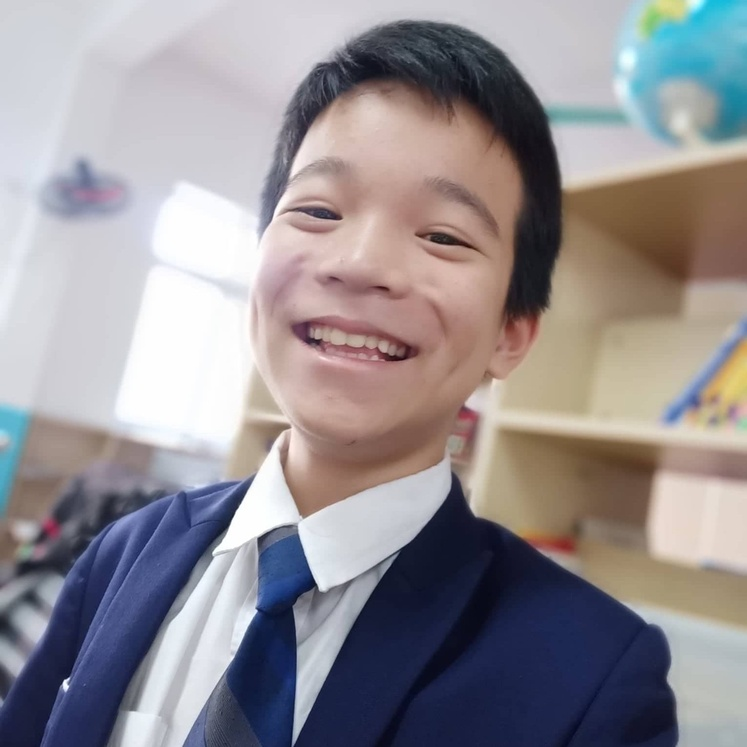
#> input picture images/train/Quang/Quang1.jpg, 747 x 747 px, shrunk from 1530 x 1530 before the run
$ python train.py
#> lines starting #> are read from the running program, lines starting #| are printed output that depends on the picture
import cv2 as cv
import numpy as np
import os

people = ["Quang", "NotQuang"]
DIR = r'./images/train'

haar_cascade = cv.CascadeClassifier('haarcascade_frontalface_default.xml')

features = []
labels = []

def train():
    for person in people:
        path = os.path.join(DIR, person)
        label = people.index(person)

        for img in os.listdir(path):
            if img == '.DS_Store':
                continue

            img_path = os.path.join(path, img)

            img_array = cv.imread(img_path)
#> img_array is the input picture: shape (747, 747, 3); mean B, G, R 147.8, 143.5, 148.5

            gray = cv.cvtColor(img_array, cv.COLOR_BGR2GRAY)
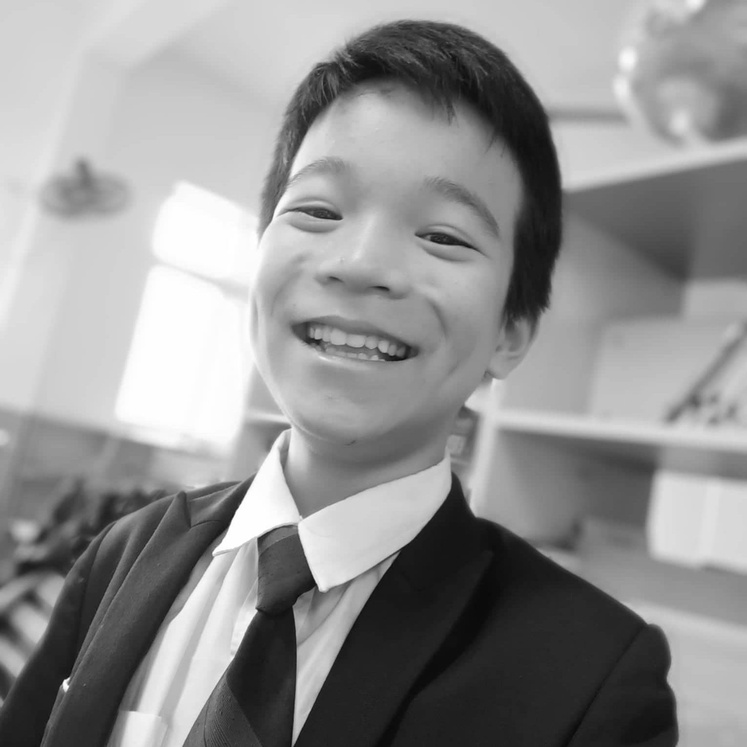
#> gray: shape (747, 747); min 9, max 255, mean 145.5

            faces_rect = haar_cascade.detectMultiScale(gray, scaleFactor=1.1, minNeighbors=4)
#> faces_rect = [[203, 77, 349, 349]]

            if person == "Quang":
                for (x,y,w,h) in faces_rect:
                    faces_roi = gray[y:y+h, x:x+w]
                    features.append(faces_roi)
                    labels.append(label)
#> this loop made 1 pass
#> pass 1, in train, `faces_roi = gray[y:y+h, x:x+w]`:
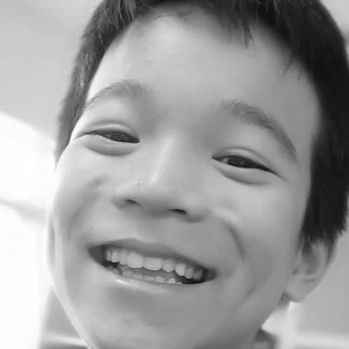
#> faces_roi: shape (349, 349); min 15, max 255, mean 156.2
#> after the loop, features = 1 item; labels = [0]
            elif person == "NotQuang":
                for i in range(len(faces_rect)):
                    (x,y,w,h) = faces_rect[i]
                    faces_roi = gray[y:y+h, x:x+w]
                    features.append(faces_roi)
                    labels.append(label)
#> pass 2 of the loop in train, `for person in people:`:
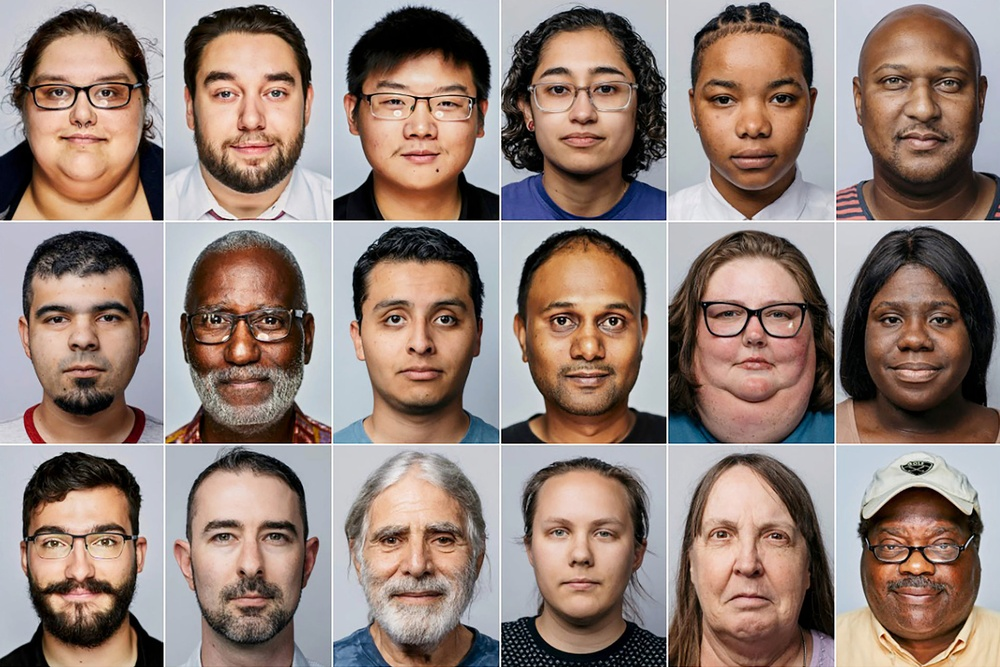
#> input picture images/train/NotQuang/NotQuang1.jpg, 1000 x 667 px, shrunk from 2048 x 1365 before the run
#> in train, img_array is the input picture: shape (667, 1000, 3); mean B, G, R 119.7, 128.2, 147.7
#> in train, `gray = cv.cvtColor(img_array, cv.COLOR_BGR2GRAY)`:
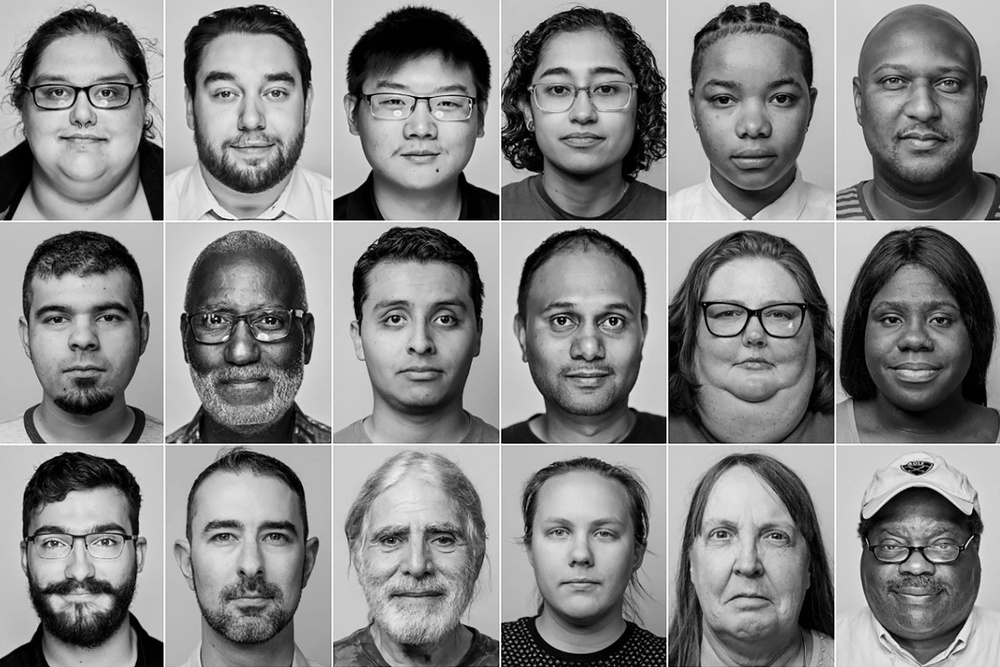
#> gray: shape (667, 1000); min 0, max 255, mean 133.1
#> faces_rect = 17 rows, first 6: [856, 271, 121, 121], [519, 482, 127, 127], [183, 38, 138, 138], [359, 50, 129, 129], [683, 42, 141, 141], [17, 266, 132, 132]
#> the loop in train, `for i in range(len(faces_rect)):` made 17 passes
#> pass 3, in train, `faces_roi = gray[y:y+h, x:x+w]`:
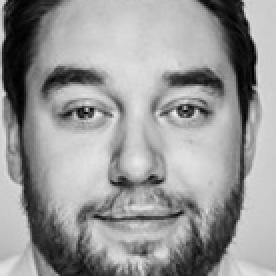
#> faces_roi: shape (138, 138) (shown 2 times larger); min 0, max 241, mean 151.7


train()

features = np.array(features, dtype='object')
labels = np.array(labels)

face_recognizer = cv.face.LBPHFaceRecognizer_create()

# Train the Recognizer on the features list and the labels list
face_recognizer.train(features,labels)

print('---------------Training done ---------------')

face_recognizer.save('face_trained.yml')
np.save('features.npy', features)
np.save('labels.npy', labels)
